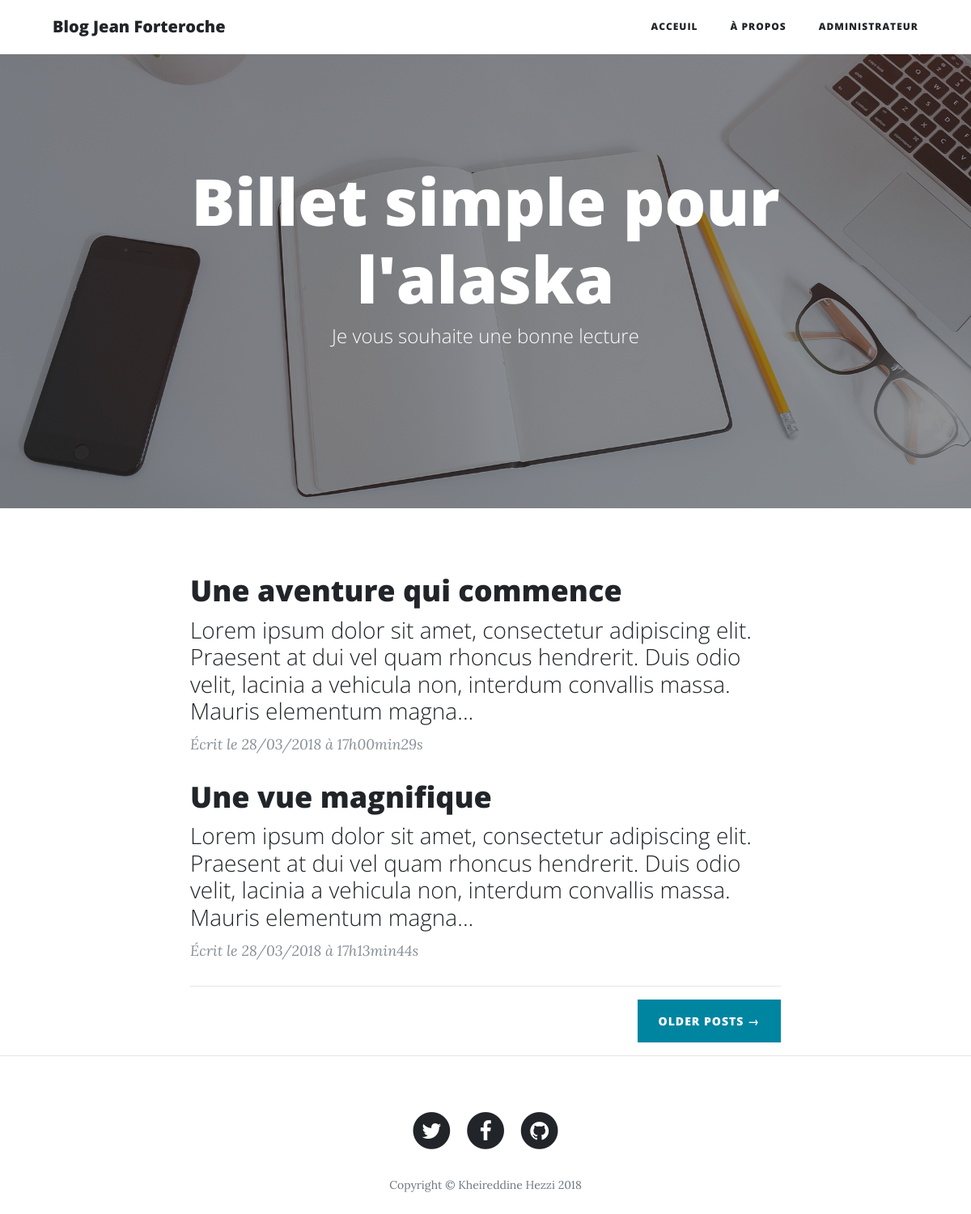
The page /posts/index on the database as committed earlier.
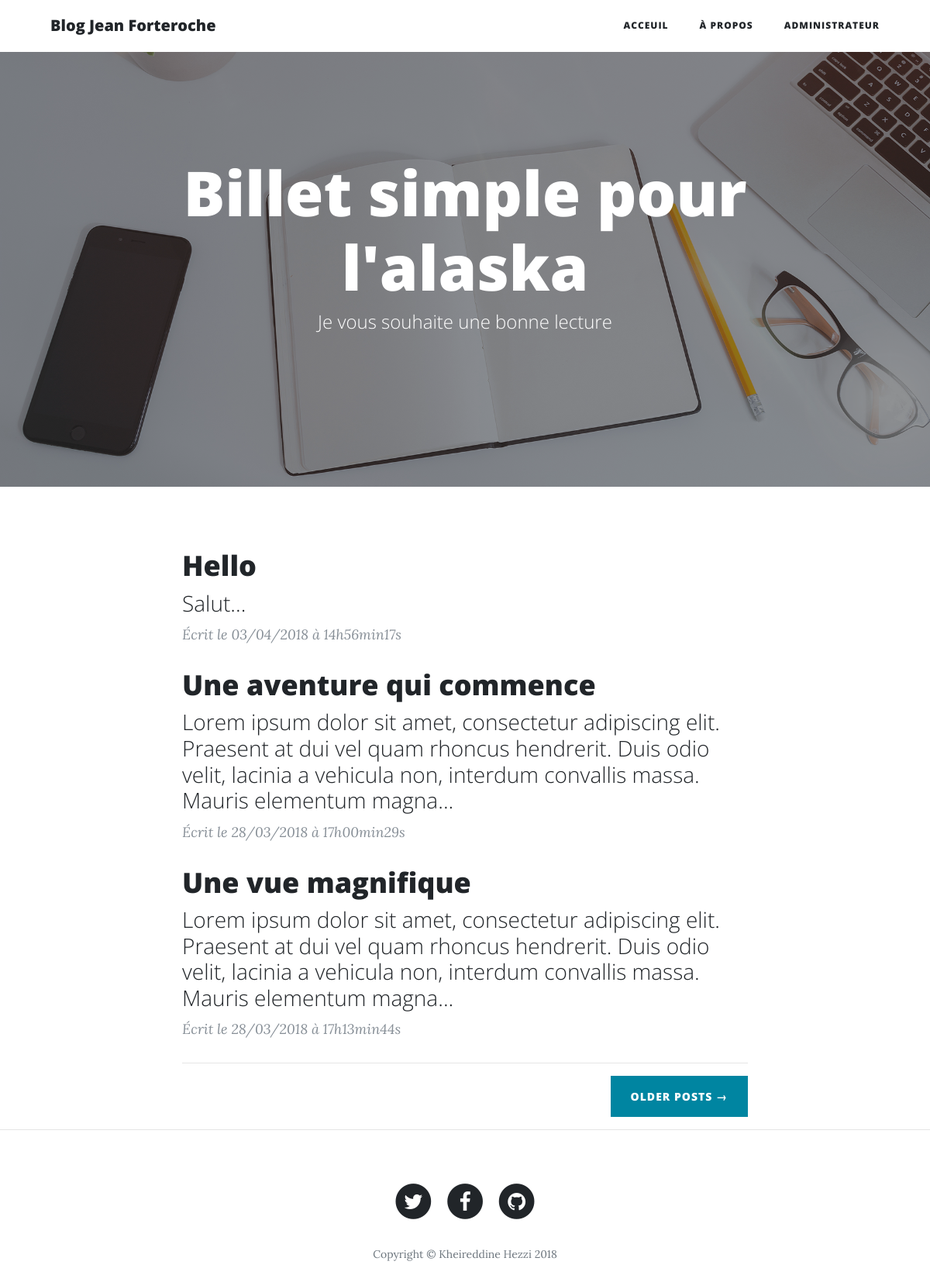
The same page on the database as committed later.
### tables this page shows
CREATE TABLE `posts` (
  `id` int(11) NOT NULL,
  `user_id` int(11) NOT NULL,
  `title` varchar(255) NOT NULL,
  `content` text NOT NULL,
  `created_at` datetime NOT NULL DEFAULT CURRENT_TIMESTAMP,
  `number_e` int(11) NOT NULL
);

### app/controllers/Posts.php (called while the page is built, shortened)
<?php
    class Posts extends Controller {
        public function __construct(){
            $this->postModel = $this->model('Post');
            $this->postModel->getPosts();
        }
        public function index(){
            $posts = $this->postModel->getPosts();
            $data = [
                    'posts' => $posts
            ];
            $this->view('posts/index', $data);
        }
    }

### app/libraries/Core.php (called while the page is built, shortened)
<?php
class Core {
    protected $currentMethod = 'index';
    public function __construct(){
        $url = $this->getUrl();
        if(file_exists('../app/controllers/' .ucwords($url[0]).'.php')){
        unset($url[0]);
        }
        $this->currentController = new $this->currentController;
        if(isset($url[1])){
                if(method_exists($this->currentController, $url[1])){
                $this->currentMethod = $url[1];
                unset($url[1]);
            }
        }
        $this->params = $url ? array_values($url) : [];
        call_user_func_array([$this->currentController,
                             $this->currentMethod], $this->params);
    }
    public function getUrl(){
        if(isset($_GET['url'])){
            $url = rtrim($_GET['url'], '/');
            $url = filter_var($url, FILTER_SANITIZE_URL);
            $url = explode('/',$url);
            return $url;
        }
    }
}

### public/index.php (called while the page is built, shortened)
<?php
    $init = new Core;

### app/libraries/Database.php (called while the page is built, shortened)
<?php
 class Database {
    private $host = DB_HOST;
    private $user = DB_USER;
    private $pass = DB_PASS;
    private $dbname = DB_NAME;
    private $dbh;
    private $stmt;
    public function __construct(){
        $dsn = 'mysql:host='.$this->host.';dbname='. $this->dbname;
        $options =  array(
            PDO::MYSQL_ATTR_INIT_COMMAND => 'SET NAMES utf8',
            PDO::ATTR_PERSISTENT => true,
            PDO::ATTR_ERRMODE => PDO::ERRMODE_EXCEPTION
        );
        try{
            $this->dbh = new PDO($dsn, $this->user, $this->pass, $options)
            ;
        }catch(PDOException $e){
            $this->error = $e->getMessage();
            echo $this->error;
        }
    }
        public function query($sql){
            $this->stmt = $this->dbh->prepare($sql);
        }
        public function execute(){
            return $this->stmt->execute();
        }
        public function resultSet(){
            $this->execute();
            return $this->stmt->fetchAll(PDO::FETCH_OBJ);
        }
 }

### app/models/post.php (called while the page is built, shortened)
<?php
class Post{
    private $db;
    public function __construct(){
        $this->db = new Database;
    }
    public function getPosts(){
        $this->db->query('SELECT *,substring(content,1,190) AS sub_content ,
        DATE_FORMAT(created_at,\'%d/%m/%Y à %Hh%imin%ss\') AS
        c_date FROM posts ORDER BY number_e ASC');
        $results = $this->db->resultSet();
        return $results;
    }
}

### app/views/posts/index.php (the view)
<?php  require APPROOT .'/views/inc/header.php'; ?>
<header class="masthead" style="background-image: url('<?php echo URLROOT; ?>/bootstrap/img/home-bg.jpg')">
      <div class="overlay"></div>
      <div class="container">
        <div class="row">
          <div class="col-lg-8 col-md-10 mx-auto">
            <div class="site-heading">
              <h1>Billet simple pour l'alaska</h1>
              <span class="subheading">Je vous souhaite une bonne lecture</span>
            </div>
          </div>
        </div>
      </div>
</header>
<section>
    <div class="container">
      <div class="row">
        <div class="col-lg-8 col-md-10 mx-auto">
          <?php foreach ($data['posts'] as $post) : ?>
          <div class="post-preview">
            <a href="<?php echo URLROOT; ?>/posts/show/<?php echo $post->id; ?>">
              <h2 class="post-title">
                <?php echo $post->title;?>
              </h2>
              <h3 class="post-subtitle">
                <?php echo $post->sub_content;?>...
              </h3>
            </a>
            <p class="post-meta">Écrit le
              <?php echo $post->c_date ?></p>
          </div>
          <?php endforeach ;?>
          <hr>
          <div class="clearfix">
            <a class="btn btn-primary float-right" href="#">Older Posts &rarr;</a>
          </div>
        </div>
      </div>
    </div>
    <hr>
</section>
<?php  require APPROOT .'/views/inc/footer.php'; ?>

### app/libraries/Controller.php (shortened to what this page needs)
<?php
class Controller {
    public function view($view, $data = []){
        if (file_exists('../app/views/' .$view. '.php')){
            require_once '../app/views/' .$view. '.php';
        }else{
            die('La vue n\'existe pas' );
        }
    }
}

### app/views/inc/header.php (shortened to what this page needs)
<!DOCTYPE html>
<html lang="en">
  <head>
    <link href="<?php echo URLROOT; ?>/bootstrap/vendor/bootstrap/css/bootstrap.min.css" rel="stylesheet">
    <link href="<?php echo URLROOT; ?>/bootstrap/vendor/font-awesome/css/font-awesome.min.css" rel="stylesheet" type="text/css">
    <link href="<?php echo URLROOT; ?>/bootstrap/css/clean-blog.css" rel="stylesheet">
  </head>
  <body>
  <?php require APPROOT .'/views/inc/navbar.php'; ?>

### app/views/inc/navbar.php (shortened to what this page needs)
<nav class="navbar navbar-expand-lg navbar-light fixed-top menu" id="mainNav">
  <div class="container">
    <a class="navbar-brand" href="<?php echo URLROOT;?>/posts/index"><?php echo SITENAME;?></a>
    <div class="collapse navbar-collapse" id="navbarResponsive">
      <ul class="navbar-nav ml-auto">
        <li class="nav-item">
          <a class="nav-link" href="<?php echo URLROOT; ?>/posts/index">Acceuil</a>
        </li>
        <li class="nav-item">
          <a class="nav-link" href="<?php echo URLROOT;?>/pages/about">À propos</a>
        </li>
        <?php if(isset($_SESSION['user_id'])) : ?>
        <li class="nav-item">
          <a class="nav-link" href="<?php echo URLROOT;?>/users/logout">Déconnexion</a>
        </li>
        <?php else: ?>
        <li class="nav-item">
          <a class="nav-link" href="<?php echo URLROOT;?>/users/login">Administrateur</a>
        </li>
      <?php endif; ?>
      </ul>
    </div>
  </div>
</nav>

### app/views/inc/footer.php (shortened to what this page needs)
<footer>
      <div class="container">
        <div class="row">
          <div class="col-lg-8 col-md-10 mx-auto">
            <ul class="list-inline text-center">
              <li class="list-inline-item">
                <a href="#">
                  <span class="fa-stack fa-lg">
                    <i class="fa fa-circle fa-stack-2x"></i>
                    <i class="fa fa-twitter fa-stack-1x fa-inverse"></i>
                  </span>
                </a>
              </li>
              <li class="list-inline-item">
                <a href="#">
                  <span class="fa-stack fa-lg">
                    <i class="fa fa-circle fa-stack-2x"></i>
                    <i class="fa fa-facebook fa-stack-1x fa-inverse"></i>
                  </span>
                </a>
              </li>
              <li class="list-inline-item">
                <a href="#">
                  <span class="fa-stack fa-lg">
                    <i class="fa fa-circle fa-stack-2x"></i>
                    <i class="fa fa-github fa-stack-1x fa-inverse"></i>
                  </span>
                </a>
              </li>
            </ul>
            <p class="copyright text-muted">Copyright &copy; Kheireddine Hezzi 2018</p>
          </div>
        </div>
      </div>
    </footer>
  </body>
</html>

Rows that differ between the two databases and show on the page:
added posts: title "Hello", sub_content "Salut", c_date "03/04/2018 à 14h56min17s"
